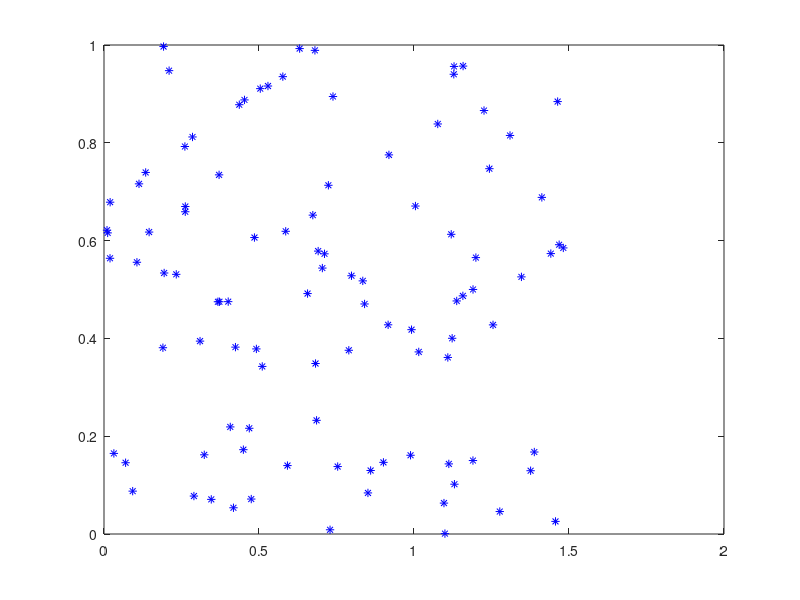

Write MATLAB code to recreate this figure. (Note: this script raises an error after producing the figure.)
clear all;
close all;
figure(1);

numOfPoints = 100; % you can use any number, but the problem size scales as N^2
xPoints = zeros(numOfPoints,1); % allocate x-coordinates of nStops
yPoints = xPoints; % allocate y-coordinates
for i = 1:numOfPoints
    xP = rand*1.5;
    yP = rand;
    xPoints(i) = xP;
    yPoints(i) = yP;
end
plot(xPoints,yPoints,'*b')
hold off

idxs = nchoosek(1:numOfPoints,2);

dist = hypot(yPoints(idxs(:,1)) - yPoints(idxs(:,2)), ...
             xPoints(idxs(:,1)) - xPoints(idxs(:,2)));
lendist = numel(dist);
edgeCostMatrix = [idxs, dist];

Aeq = spones(1:length(idxs)); % Adds up the number of trips
beq = numOfPoints;

Aeq = [Aeq;spalloc(numOfPoints,length(idxs),numOfPoints*(numOfPoints-1))]; % allocate a sparse matrix
for i = 1:numOfPoints
    whichIdxs = (idxs == i); % find the trips that include stop i
    whichIdxs = sparse(sum(whichIdxs,2)); % include trips where i is at either end
    Aeq(i+1,:) = whichIdxs'; % include in the constraint matrix
end
beq = [beq; 2*ones(numOfPoints,1)];

intcon = 1:lendist;
lb = zeros(lendist,1);  % lower bound for intlinprog (based off of the lower bound for xPoints/yPoints)
ub = ones(lendist,1);   % upper bound for intlinprog (based off of the upper bound for xPoints/yPoints)

opts = optimoptions('intlinprog','Display','off');  % implements the constraints
[x_tsp,costopt,exitflag,output] = intlinprog(dist,intcon,[],[],Aeq,beq,lb,ub,opts);

hold on
segments = find(x_tsp); % Get indices of lines on optimal path
lh = zeros(numOfPoints,1); % Use to store handles to lines on plot
lh = updateSalesmanPlot(lh,x_tsp,idxs,xPoints,yPoints);
title('Solution with Subtours');

tours = detectSubtours(x_tsp,idxs);
numtours = length(tours); % number of subtours
fprintf('# of subtours: %d\n',numtours);

A = spalloc(0,lendist,0); % Allocate a sparse linear inequality constraint matrix
b = [];
while numtours > 1 % repeat until there is just one subtour
    % Add the subtour constraints
    b = [b;zeros(numtours,1)]; % allocate b
    A = [A;spalloc(numtours,lendist,numOfPoints)]; % a guess at how many nonzeros to allocate
    for i = 1:numtours
        rowIdx = size(A,1)+1; % Counter for indexing
        subTourIdx = tours{i}; % Extract the current subtour
%         The next lines find all of the variables associated with the
%         particular subtour, then add an inequality constraint to prohibit
%         that subtour and all subtours that use those stops.
        variations = nchoosek(1:length(subTourIdx),2);
        for j = 1:length(variations)
            whichVar = (sum(idxs==subTourIdx(variations(j,1)),2)) & ...
                       (sum(idxs==subTourIdx(variations(j,2)),2));
            A(rowIdx,whichVar) = 1;
        end
        b(rowIdx) = length(subTourIdx)-1; % One less trip than subtour stops
    end

    % Try to optimize again
    [x_tsp,costopt,exitflag,output] = intlinprog(dist,intcon,A,b,Aeq,beq,lb,ub,opts);
    
    % Visualize result
    lh = updateSalesmanPlot(lh,x_tsp,idxs,xPoints,yPoints);
    
    % How many subtours this time?
    tours = detectSubtours(x_tsp,idxs);
    numtours = length(tours); % number of subtours
    fprintf('# of subtours: %d\n',numtours);
end

title('Solution with Subtours Eliminated');
hold off

disp(output.absolutegap)
